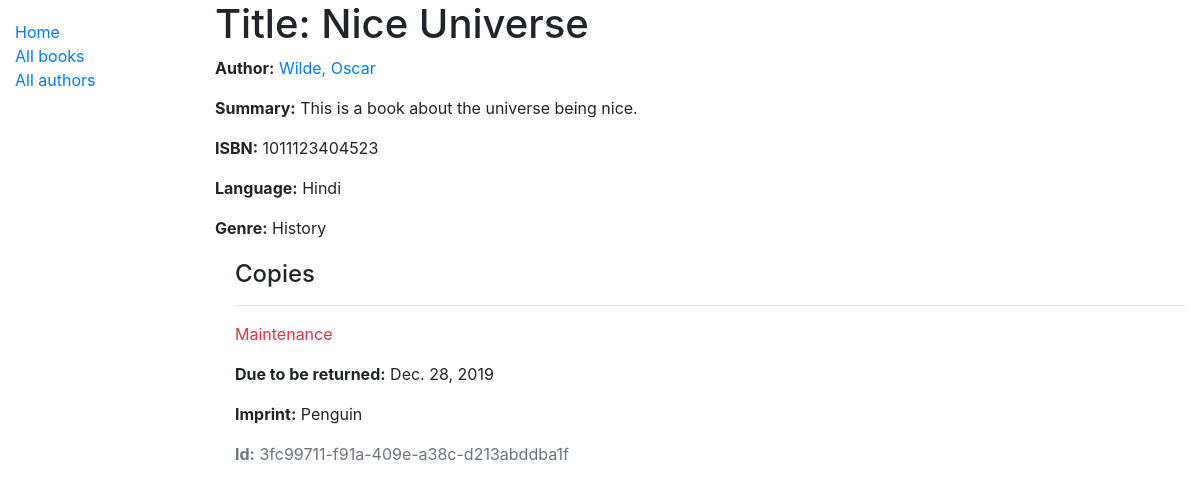
/catalog/book/2, run on the app's committed database.
### catalog/models.py (models this page shows, shortened)
class Book(models.Model):
    title = models.CharField(max_length=200)
    author = models.ForeignKey('Author', on_delete=models.SET_NULL, null=True)
    summary = models.TextField(max_length=1000, help_text='Enter a brief description of the book')
    isbn = models.CharField('ISBN', max_length=13, help_text='13 Character ISBN')
    genre = models.ManyToManyField(Genre, help_text='Select a genre for this book')
    language = models.ForeignKey('Language', on_delete=models.SET_NULL, null=True)
    def display_genre(self):
        """ Create a string for the Genre. This is required to display genre in Admin """
        return ', '.join(genre.name for genre in self.genre.all()[:3])
    display_genre.short_description = 'Genre'

class Author(models.Model):
    first_name = models.CharField(max_length=100)
    last_name = models.CharField(max_length=100)
    date_of_birth = models.DateField(null=True, blank=True)
    date_of_death = models.DateField('Died', null=True, blank=True)
    class Meta:
        ordering = ['last_name', 'first_name']
    def __str__(self):
        return f'{self.last_name}, {self.first_name}'

class Language(models.Model):
    name = models.CharField(max_length=200, help_text="Enter the book's language")
    def __str__(self):
        return self.name

class Genre(models.Model):
    name = models.CharField(max_length=200, help_text='Enter a book genre')
    def __str__(self):
        return self.name

class BookInstance(models.Model):
    id = models.UUIDField(primary_key=True, default=uuid.uuid4, help_text='Unique ID for this particular book')
    book = models.ForeignKey('Book', on_delete=models.SET_NULL, null=True)
    imprint = models.CharField(max_length=200)
    due_back = models.DateField(null=True, blank=True)
    LOAN_STATUS = (
        ('m', 'Maintenance'),
        ('o', 'On loan'),
        ('a', 'Available'),
        ('r', 'Reserved'),
    )
    status = models.CharField(
        max_length=1,
        choices=LOAN_STATUS,
        blank=True,
        default='m',
        help_text='Book availability',
    )
    class Meta:
        ordering = ['due_back']

### catalog/views.py (the view)
# urls.py: path('book/<int:pk>', views.BookDetailView.as_view(), name='book-detail'),
class BookDetailView(generic.DetailView):
    model = Book
    paginate_by = 10

### catalog/templates/catalog/book_detail.html
{% extends "base_generic.html" %}
{% block content %}
  <h1>Title: {{ book.title }}</h1>
  <p><strong>Author:</strong> <a href="">{{ book.author }}</a></p>
  <p><strong>Summary:</strong> {{ book.summary }}</p>
  <p><strong>ISBN:</strong> {{ book.isbn }}</p>
  <p><strong>Language:</strong> {{ book.language }}</p>
  <p><strong>Genre:</strong> {{ book.genre.all|join:", " }}</p>
  <div style="margin-left:20px;margin-top:20px">
    <h4>Copies</h4>
    {% for copy in book.bookinstance_set.all %}
      <hr>
      <p class="{% if copy.status == 'a' %}text-success{% elif copy.status == 'm' %}text-danger{% else %}text-warning{% endif %}">
        {{ copy.get_status_display }}
      </p>
      {% if copy.status != 'a' %}
        <p><strong>Due to be returned:</strong> {{ copy.due_back }}</p>
      {% endif %}
      <p><strong>Imprint:</strong> {{ copy.imprint }}</p>
      <p class="text-muted"><strong>Id:</strong> {{ copy.id }}</p>
    {% endfor %}
  </div>
{% endblock %}

### data on the page
Book: title "Nice Universe", author "Wilde, Oscar", summary "This is a book about the universe being nice.", isbn "1011123404523", language "Hindi", genre.all "History"
BookInstance: status "Maintenance", due_back "Dec. 28, 2019", imprint "Penguin", id "3fc99711-f91a-409e-a38c-d213abddba1f"
